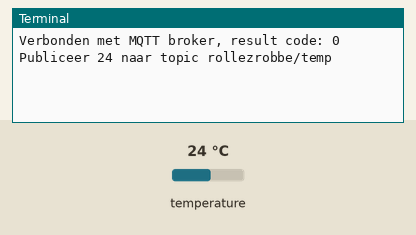
Simulated run of this program. Board: Raspberry Pi (BCM pin numbers). On the bench: the last lines printed to the terminal. Inputs (shaded band) come from the test bench; at power-on: temperature 24 °C. No MQTT or app messages arrive unless stated.

Above: at 1.3 s.
1.4 s: temperature set to 12 °C
At 3.3 s:
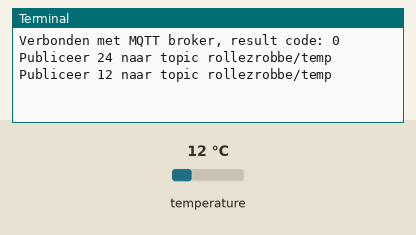
4.1 s: temperature set to 19 °C
At 4.9 s:
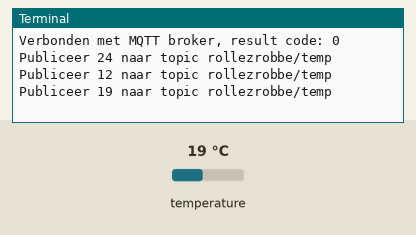
Timing chart, 0 to 7.1 s (numbered marks = the images above; inputs shaded):
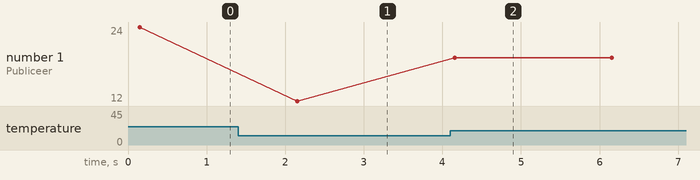

The program:

temp_test.py
```python
import time
import smbus2
import RPi.GPIO as GPIO
import paho.mqtt.client as mqtt

# === GPIO ===
GPIO.setmode(GPIO.BCM)
INPUT_PIN = 18
GPIO.setup(INPUT_PIN, GPIO.IN)

# === TC74 ===
I2C_BUS = 1
TC74_ADDR = 0x48
TEMP_REG = 0x00

# === MQTT ===
MQTT_BROKER = "mqtt.rubu.be"
MQTT_PORT = 1885
MQTT_TOPIC = "rollezrobbe/temp"
MQTT_USERNAME = "rollezrobbe"
MQTT_PASSWORD = "vm2qdu"

bus = smbus2.SMBus(I2C_BUS)

# ==== MQTT callbacks ====
def on_connect(client, userdata, flags, reason_code, properties=None):
    print("Verbonden met MQTT broker, result code:", reason_code)

def on_disconnect(client, userdata, reason_code, properties=None):
    print("MQTT verbinding verbroken, code:", reason_code)

def read_temp_value():
    try:
        temp = bus.read_byte_data(TC74_ADDR, TEMP_REG)
        return temp
    except Exception as e:
        print("Fout bij lezen TC74:", e)
        return None

def main():
    # MQTT client aanmaken
    client = mqtt.Client(client_id="rollezrobbe")  # or mqtt.Client()
    client.on_connect = on_connect
    client.on_disconnect = on_disconnect
    client.username_pw_set(MQTT_USERNAME, MQTT_PASSWORD)

    # Verbind met broker
    client.connect(MQTT_BROKER, MQTT_PORT, keepalive=60)
    client.loop_start()   # start netwerkloop in achtergrondthread

    try:
        while True:
            temp = read_temp_value()
            if temp is not None:
                # publiceer als integer
                payload = str(temp)
                print(f"Publiceer {payload} naar topic {MQTT_TOPIC}")
                result = client.publish(MQTT_TOPIC, payload, qos=0, retain=False)
                #check status:
                status = result[0]
                if status != mqtt.MQTT_ERR_SUCCESS:
                    print("Fout bij publish:", status)
            else:
                print("Geen geldige temperatuur gelezen.")

            time.sleep(2)
    except KeyboardInterrupt:
        print("Afsluiten...")
    finally:
        client.loop_stop()
        client.disconnect()

if __name__ == "__main__":
    main()
```

Measured:
- after the input at 1.4 s, the terminal: prints a new line after 0.75 s (image 1)
- after the input at 4.1 s, the terminal: prints a new line after 0.05 s (image 2)
- plotted number 1: 24 → 12 after the input at 1.4 s, 12 → 19 after the input at 4.1 s
